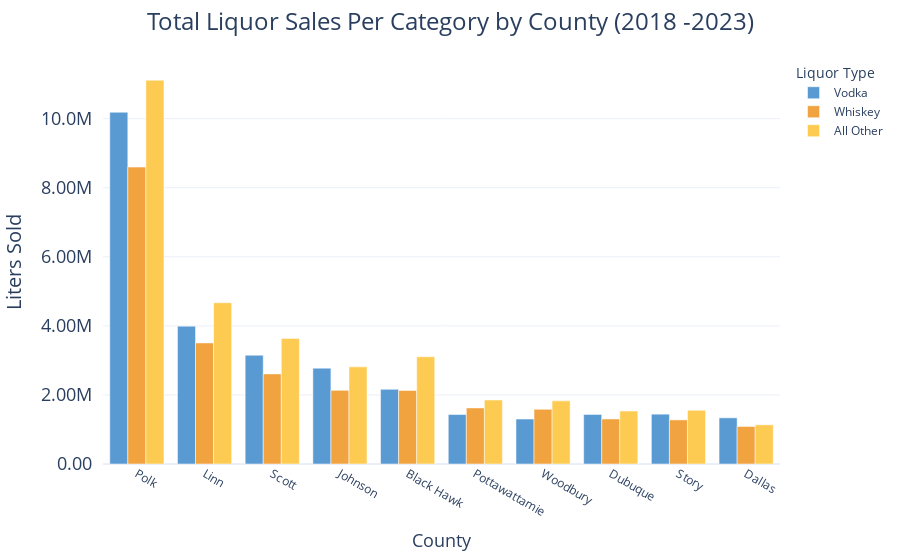

Notebook cell for this chart:
### Code cell
short_liquor_order = ['Vodka', 'Whiskey', 'All Other' ]
#county_order = ['Polk', 'Linn', 'Scott', 'Johnson', 'Black Hawk', 'Pottawattamie', 'Woodbury', 'Dubuque', 'Story', 'Dallas']
fig = px.bar(
    top_cats_counties_df, 
    x='county', 
    y='liters_sold_per_cat', 
    color='liquor_type', 
    template='plotly_white',
    category_orders = {'liquor_type': liquor_order, 'county': county_order},
    color_discrete_map = liquor_colors,
    barmode='group',  # Group bars, not stack them
    labels={'liters_sold_per_cat': 'Liters Sold Per Category ', 'county': 'County ', 'liquor_type': 'Liquor Type '},  # Renaming axis labels for clarity
)

fig.update_layout(
        xaxis = dict(
        title = 'County',
        title_font = dict(size = 18),
        tickfont=dict(size=12)
        ),
    
        yaxis = dict(
        title='Liters Sold',
        title_font = dict(size = 20),
        tickfont=dict(size=18),
        ticksuffix = '  ',
        tickformat= ".3s" # One decimal place, use SI notation
       ) ,
    
       title=dict(
        text = 'Total Liquor Sales Per Category by County (2018 -2023)',
        x = .5,
        xanchor = 'center',
        font_size = 24
       ),
)
fig.show()

### Figure 1 — Plotly figure (JSON) as saved in the notebook; plotly's stock layout.template omitted (floating-point values rounded to 4 significant figures)
{"data": [{"alignmentgroup": "True", "hovertemplate": "Liquor Type =Vodka<br>County =%{x}<br>Liters Sold Per Category =%{y}<extra></extra>", "legendgroup": "Vodka", "marker": {"color": "#599ad3", "pattern": {"shape": ""}}, "name": "Vodka", "offsetgroup": "Vodka", "orientation": "v", "showlegend": true, "textposition": "auto", "type": "bar", "x": ["Woodbury", "Dallas", "Pottawattamie", "Dubuque", "Story", "Black Hawk", "Johnson", "Scott", "Linn", "Polk"], "xaxis": "x", "y": [1302000.0, 1337000.0, 1433000.0, 1434000.0, 1443000.0, 2161000.0, 2775000.0, 3150000.0, 3992000.0, 10180000.0], "yaxis": "y"}, {"alignmentgroup": "True", "hovertemplate": "Liquor Type =Whiskey<br>County =%{x}<br>Liters Sold Per Category =%{y}<extra></extra>", "legendgroup": "Whiskey", "marker": {"color": "#f1a340", "pattern": {"shape": ""}}, "name": "Whiskey", "offsetgroup": "Whiskey", "orientation": "v", "showlegend": true, "textposition": "auto", "type": "bar", "x": ["Dallas", "Story", "Dubuque", "Woodbury", "Pottawattamie", "Black Hawk", "Johnson", "Scott", "Linn", "Polk"], "xaxis": "x", "y": [1086000.0, 1277000.0, 1304000.0, 1585000.0, 1624000.0, 2129000.0, 2132000.0, 2609000.0, 3506000.0, 8597000.0], "yaxis": "y"}, {"alignmentgroup": "True", "hovertemplate": "Liquor Type =All Other<br>County =%{x}<br>Liters Sold Per Category =%{y}<extra></extra>", "legendgroup": "All Other", "marker": {"color": "#FECB52", "pattern": {"shape": ""}}, "name": "All Other", "offsetgroup": "All Other", "orientation": "v", "showlegend": true, "textposition": "auto", "type": "bar", "x": ["Dallas", "Dubuque", "Story", "Woodbury", "Pottawattamie", "Johnson", "Black Hawk", "Scott", "Linn", "Polk"], "xaxis": "x", "y": [1135000.0, 1534000.0, 1555000.0, 1828000.0, 1853000.0, 2812000.0, 3105000.0, 3637000.0, 4669000.0, 11110000.0], "yaxis": "y"}], "layout": {"autosize": true, "barmode": "group", "legend": {"title": {"text": "Liquor Type "}, "tracegroupgap": 0}, "margin": {"t": 60}, "title": {"font": {"size": 24}, "text": "Total Liquor Sales Per Category by County (2018 -2023)", "x": 0.5, "xanchor": "center"}, "xaxis": {"anchor": "y", "autorange": true, "categoryarray": ["Polk", "Linn", "Scott", "Johnson", "Black Hawk", "Pottawattamie", "Woodbury", "Dubuque", "Story", "Dallas"], "categoryorder": "array", "domain": [0, 1], "range": [-0.5, 9.5], "tickfont": {"size": 12}, "title": {"font": {"size": 18}, "text": "County"}, "type": "category"}, "yaxis": {"anchor": "x", "autorange": true, "domain": [0, 1], "range": [0, 11700000.0], "tickfont": {"size": 18}, "tickformat": ".3s", "ticksuffix": "  ", "title": {"font": {"size": 20}, "text": "Liters Sold"}, "type": "linear"}}}
